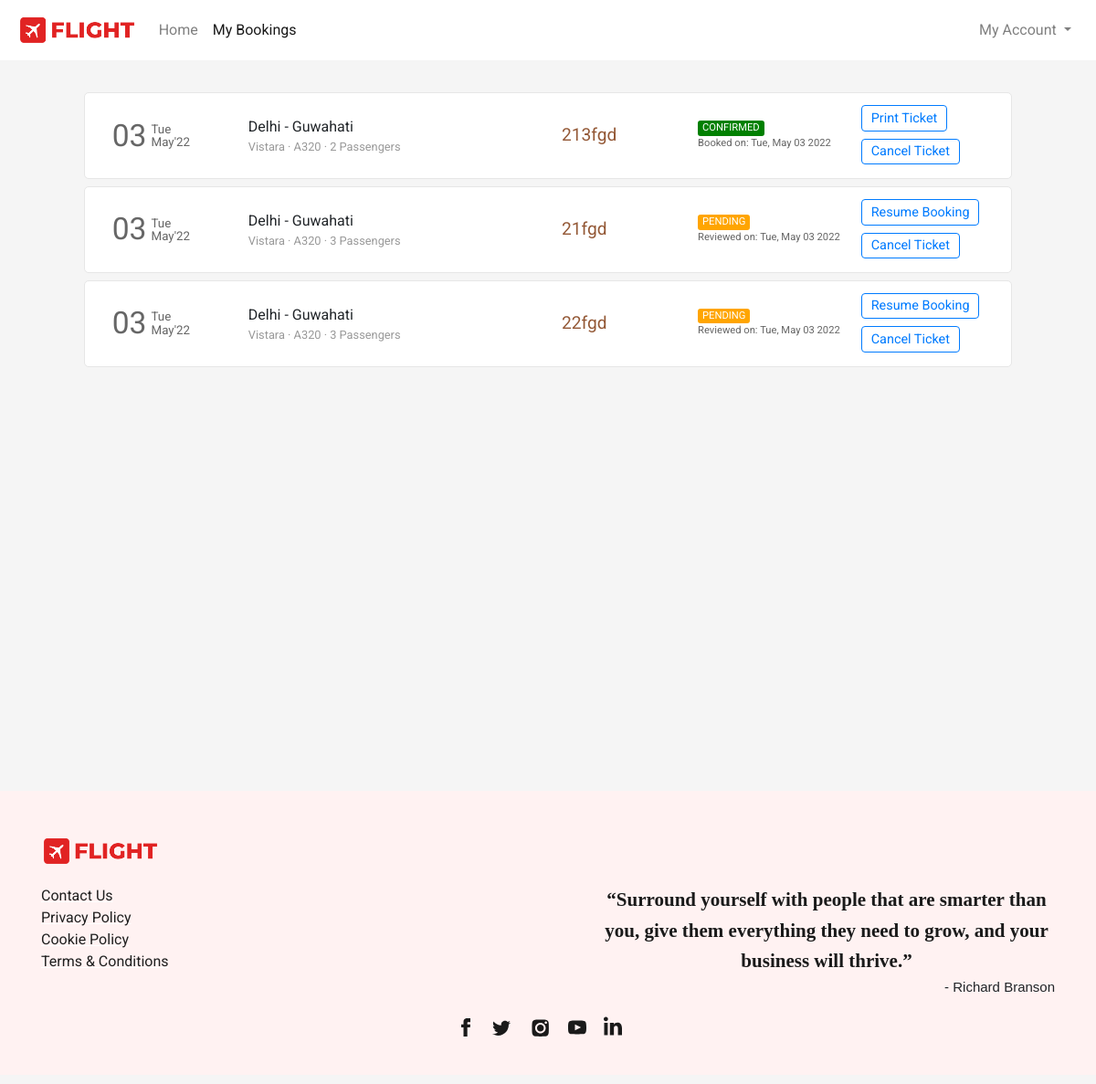
The app's page /flight/bookings (signed in) with its own data.
### flight/models.py (models this page shows, shortened)
class Ticket(models.Model):
    user = models.ForeignKey(User,on_delete=models.CASCADE,related_name="bookings", blank=True, null=True)
    ref_no = models.CharField(max_length=6, unique=True)
    passengers = models.ManyToManyField(Passenger, related_name="flight_tickets")
    flight = models.ForeignKey(Flight, on_delete=models.CASCADE, related_name="tickets", blank=True, null=True)
    flight_ddate = models.DateField(blank=True, null=True)
    flight_adate = models.DateField(blank=True, null=True)
    flight_fare = models.FloatField(blank=True,null=True)
    other_charges = models.FloatField(blank=True,null=True)
    coupon_used = models.CharField(max_length=15,blank=True)
    coupon_discount = models.FloatField(default=0.0)
    total_fare = models.FloatField(blank=True, null=True)
    seat_class = models.CharField(max_length=20, choices=SEAT_CLASS)
    booking_date = models.DateTimeField(default=datetime.now)
    mobile = models.CharField(max_length=20,blank=True)
    email = models.EmailField(max_length=45, blank=True)
    status = models.CharField(max_length=45, choices=TICKET_STATUS)

class Flight(models.Model):
    origin = models.ForeignKey(Place, on_delete=models.CASCADE, related_name="departures")
    destination = models.ForeignKey(Place, on_delete=models.CASCADE, related_name="arrivals")
    depart_time = models.TimeField(auto_now=False, auto_now_add=False)
    depart_day = models.ManyToManyField(Week, related_name="flights_of_the_day")
    duration = models.DurationField(null=True)
    arrival_time = models.TimeField(auto_now=False, auto_now_add=False)
    plane = models.CharField(max_length=24)
    airline = models.CharField(max_length=64)
    economy_fare = models.FloatField(null=True)
    business_fare = models.FloatField(null=True)
    first_fare = models.FloatField(null=True)

class Place(models.Model):
    city = models.CharField(max_length=64)
    airport = models.CharField(max_length=64)
    code = models.CharField(max_length=3)
    country = models.CharField(max_length=64)

### flight/views.py (the view)
# urls.py: path('flight/bookings', views.bookings, name="bookings"),
def bookings(request):
    if request.user.is_authenticated:
        tickets = Ticket.objects.filter(user=request.user).order_by('-booking_date')
        return render(request, 'flight/bookings.html', {
            'page': 'bookings',
            'tickets': tickets
        })
    else:
        return HttpResponseRedirect(reverse('login'))

### flight/templates/flight/bookings.html (shortened to what this page needs)
{% extends 'flight/layout.html' %}
{% load static %}
{% block head %}
    <link rel="stylesheet" href="{% static 'css/bookings_style.css' %}">
{% endblock head %}
{% block body %}
    <section class="section section1">
        <div class="container">
            {% for ticket in tickets %}
                <div class="row each-booking-div" id="{{ticket.ref_no}}">
                    <div class="col-2" style="display: flex;">
                        <div style="display: flex; color: #666666; margin-top: auto;">
                            <div>
                                <span style="font-size: 2.1em;">{{ticket.flight_ddate | date:"d"}}</span>
                            </div>
                            <div style="font-size: smaller; display: flex; margin: auto 0; padding-left: 5px; line-height: 1em;">
                                <div style="margin: auto;">
                                    <div style="margin-bottom: 1px;">{{ticket.flight_ddate | date:"D"}}</div>
                                    <div style="margin-top: 1px;">{{ticket.flight_ddate | date:"M'y"}}</div>
                                </div>
                            </div>
                        </div>
                    </div>
                    <div class="col-4 middle-div">
                        <div style="width:100%">
                            <div class="row places-div" style=" display: flex;">
                                <div style="max-width: 45%;">{{ticket.flight.origin.city}}</div>
                                <div>&nbsp;-&nbsp;</div>
                                <div style="max-width: 45%;">{{ticket.flight.destination.city}}</div>
                            </div>
                            <div class="row places-div" style="font-size: .8em; color: #999999; ">
                                <div style="max-width: 100%;">{{ticket.flight.airline}} &middot; {{ticket.flight.plane}} &middot; {{ticket.passengers.count}} Passengers</div>
                            </div>
                        </div>
                    </div>
                    <div class="col-2 middle-div">
                        <div style="font-size: 1.2em; color: #945937;">{{ticket.ref_no}}</div>
                    </div>
                    <div class="col-2 middle-div">
                        <div>
                            <div class="row status-div">
                                {% if ticket.status == 'CONFIRMED' %}
                                    <div class="green">{{ticket.status}}</div>
                                {% endif %}
                                {% if ticket.status == 'PENDING' %}
                                    <div class="orange">{{ticket.status}}</div>
                                {% endif %}
                            </div>
                            <div class="row booking-date-div" style="font-size: .7em; color: #666;">
                                {% if ticket.status == 'CONFIRMED' %}
                                    Booked on: {{ticket.booking_date | date:"D, M d Y"}}
                                {% endif %}
                                {% if ticket.status == 'PENDING' %}
                                    Reviewed on: {{ticket.booking_date | date:"D, M d Y"}}
                                {% endif %}
                            </div>
                        </div>
                    </div>
                    <div class="col-2 last-div">
                        <div>
                            <div class="ticket-action-div">
                                {% if ticket.status == 'CONFIRMED' %}
                                    <form action="{% url 'getticket' %}" method="get" target="_blank">
                                        <button type="submit" class="btn btn-outline-primary btnp">Print Ticket</button>
                                    </form>
                                    <button class="btn btn-outline-primary btnp"  data-ref="{{ticket.ref_no}}" onclick="popup(this)">Cancel Ticket</button>
                                {% endif %}
                                {% if ticket.status == 'PENDING' %}
                                    <form action="{% url 'resumebooking' %}" method="POST">
                                        <button type="submit" class="btn btn-outline-primary btnp">Resume Booking</button>
                                    </form>
                                    <button type="button" class="btn btn-outline-primary btnp" data-ref="{{ticket.ref_no}}" onclick="popup(this)">Cancel Ticket</button>
                                {% endif %}
                            </div>
                        </div>
                    </div>
                </div>
            {% endfor %}
        </div>
    </section>
{% endblock %}

### flight/templates/flight/layout.html (shortened to what this page needs)
{% load static %}
<!DOCTYPE html>
<html lang="en">
<head>
  <link rel="stylesheet" href="https://stackpath.bootstrapcdn.com/bootstrap/4.4.1/css/bootstrap.min.css">
  <link rel="stylesheet" href="https://use.typekit.net/cav5lva.css">
  <link rel="stylesheet" href="{% static 'css/layout_style.css' %}">
  {% block head %}
  {% endblock %}
</head>
<body>
  <div class="container-fluid">
    <nav class="navbar navbar-expand-lg navbar-light">
      <a class="navbar-brand" href="{% url 'index' %}">
          <img src="{% static 'img/icon_logo.png' %}" height="34" alt="">
      </a>
      <div class="collapse navbar-collapse" id="navbarSupportedContent">
        <ul class="navbar-nav mr-auto">
          <li class="nav-item {% if not page %}active{% endif %}">
            <a class="nav-link" href="{% url 'index' %}">Home</a>
          </li>
          <li class="nav-item {% if page == 'bookings' %}active{% endif %}">
            <a class="nav-link" href="{% url 'bookings' %}">My Bookings</a>
          </li>
        </ul>
        <ul class="navbar-nav">
          {% if not user.is_authenticated %}
            <li class="nav-item">
              <button class="btn btn-outline-danger" style="border-radius: 25rem;" onclick="window.location.href = '/login';">
                <svg width="1.1em" height="1.1em" viewBox="0 1.5 16 16" class="bi bi-person-fill" fill="currentColor" xmlns="http://www.w3.org/2000/svg">
                  <path fill-rule="evenodd" d="M3 14s-1 0-1-1 1-4 6-4 6 3 6 4-1 1-1 1H3zm5-6a3 3 0 1 0 0-6 3 3 0 0 0 0 6z"/>
                </svg>
                Login
              </button>
            </li>
          {% else %}
            <li class="nav-item dropdown my-account">
              <a class="nav-link dropdown-toggle" href="#" id="navbarDropdown" role="button" data-toggle="dropdown" aria-haspopup="true" aria-expanded="false">
                My Account
              </a>
            </li>
          {% endif %}
        </ul>
      </div>
    </nav>
    <main>
      {% block body %}{% endblock %}
    </main>
    <footer>
      <div class="container">
        <div>
          <div class="logo-container">
            <img src="{% static 'img/icon_logo.png' %}">
          </div>
          <div class="footer-content">
            <div class="links-container">
              <div>
                <ul class="link-list">
                  <li class="list-item"><a class="footer-links" href="#">Contact Us</a></li>
                  <li class="list-item"><a class="footer-links" href="#">Privacy Policy</a></li>
                  <li class="list-item"><a class="footer-links" href="#">Cookie Policy</a></li>
                  <li class="list-item"><a class="footer-links" href="#">Terms &amp; Conditions</a></li>
                </ul>
              </div>
            </div>
            <div class="quote-container">
              <div class="quote">“Surround yourself with people that are smarter than you, give them everything they need to grow, and your business will thrive.”</div>
              <div class="quote-by">- Richard Branson</div>
            </div>
          </div>
          <div class="social-links">
            <div class="social-icons">
              <a href="#" class="social-icon">
              </a>
              <a href="#" class="social-icon">
              </a>
              <a href="#" class="social-icon">
              </a>
              <a href="#" class="social-icon">
              </a>
              <a href="#" class="social-icon">
              </a>
            </div>
          </div>
        </div>
      </div>
    </footer>
  </div>
</body>
</html>

### flight/static/css/layout_style.css (style rules this page uses)
body { margin: 0px; padding: 0px; font-family: "Rubik", sans-serif; font-weight: normal; font-style: normal; min-width: 250px; }
.container-fluid { padding-left: 0px; padding-right: 0px; }
.navbar { padding: .7rem 1.2rem; background-color: #fff; transition-duration: .2s; }
.section { background-size: cover; background-position: center; background-repeat: no-repeat; padding: 30px 50px; min-height: 100vh; }
footer { background-color: rgb(255,242,242); margin-top: 0px; padding-top: 1px; }
footer .container > div { font-family: Barlow, sans-serif; margin: 48px 0px 10px; flex-shrink: 0; max-width: 100%; overflow: hidden; }
.footer-content { padding-top: 20px; display: flex; -webkit-box-pack: justify; justify-content: space-between; }
.links-container { text-align: left; flex-direction: row; display: flex; }
.quote-container { text-align: right; }
.logo-container img { width: 130px; }
.links-container > div { flex: 1 0 0px; }
.links-container > div ul { padding-inline-start: 0px; margin-block-start: 0px; margin-block-end: 0px; list-style-type: none; margin-right: 50px; }
.footer-links { white-space: nowrap; color: rgb(31, 31, 31); text-decoration: underline solid rgb(255, 255, 255); transition: all 0.1s ease 0s; }
.quote-container .quote { font-family: utopia-std, serif; text-align: center; color: rgb(26, 26, 26); max-width: 500px; margin: auto; font-size: 21px; font-weight: 600; line-height: 1.6; }
.quote-container .quote-by { font-family: sans-serif; font-size: 15px; }
.social-icons { list-style-type: none; display: flex; margin: 0px auto; padding: 20px 0px; width: 100%; max-width: 200px; justify-content: space-evenly; }
.social-icons a { height: 44px; width: 44px; }

### flight/static/css/bookings_style.css (style rules this page uses)
* { font-family: 'Roboto', sans-serif; }
body { background-color: #f5f5f5; word-wrap: break-word; }
.container { cursor: pointer; }
.each-booking-div { width: 95%; margin: 5px auto 8px auto; transition-duration: .4s; padding: 10px 15px; background-color: #fff; border: 1px solid #e6e6e6; border-radius: 5px; }
.btnp { padding: .15rem .6rem; font-size: .9em; margin-top: 3px; margin-bottom: 5px; }
.each-booking-div > div { display: flex; overflow: auto; }
.each-booking-div > div > div { margin-top: auto; margin-bottom: auto; }
.green, .red, .orange { border-radius: 3px; color: white; padding-left: 5px; padding-right: 5px; font-size: .7em; }
.green { background-color: green; }
.orange { background-color: orange; }

### records on screen
Ticket: flight_ddate "03", flight_ddate "Tue", flight_ddate "May'22", flight.origin.city "Delhi", flight.destination.city "Guwahati", flight.airline "Vistara", flight.plane "A320", passengers.count "2", ref_no "213fgd", status "CONFIRMED", booking_date "Tue, May 03 2022"
Ticket: flight_ddate "03", flight_ddate "Tue", flight_ddate "May'22", flight.origin.city "Delhi", flight.destination.city "Guwahati", flight.airline "Vistara", flight.plane "A320", passengers.count "3", ref_no "21fgd", status "PENDING", booking_date "Tue, May 03 2022"
Ticket: flight_ddate "03", flight_ddate "Tue", flight_ddate "May'22", flight.origin.city "Delhi", flight.destination.city "Guwahati", flight.airline "Vistara", flight.plane "A320", passengers.count "3", ref_no "22fgd", status "PENDING", booking_date "Tue, May 03 2022"
